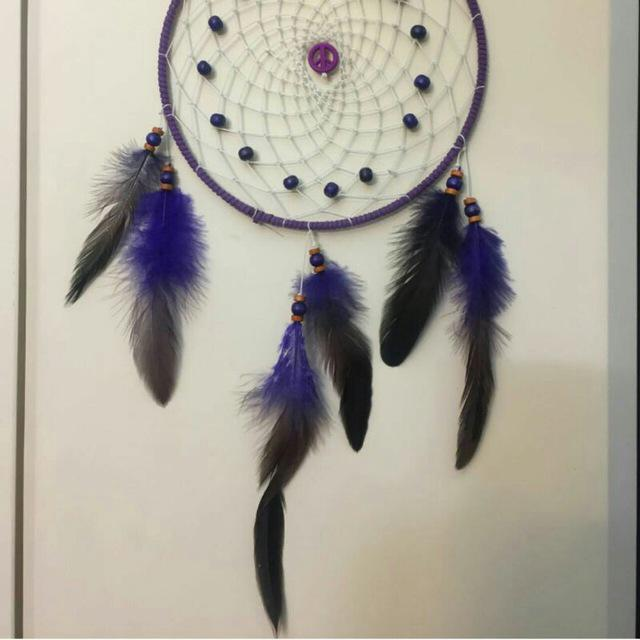
#> input picture 1.jpg, 640 x 640 px
$ python Image_RGB2GRAY.py
#> lines starting #> are read from the running program, lines starting #| are printed output that depends on the picture
import cv2
img=cv2.imread('1.jpg')
#> img is the input picture: shape (640, 640, 3); mean B, G, R 156.4, 167.9, 172.5
gray_img=cv2.cvtColor(img,cv2.COLOR_BGR2GRAY)
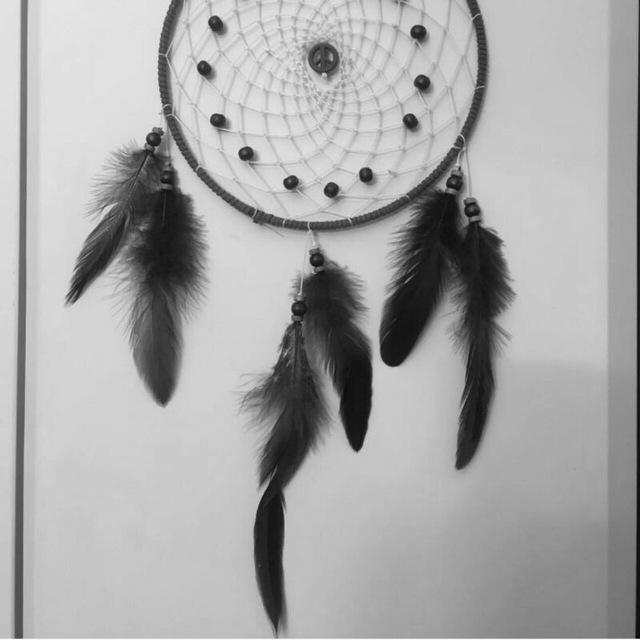
#> gray_img: shape (640, 640); min 3, max 254, mean 168
cv2.imshow("orginal",img)
cv2.imshow("gray",gray_img)
cv2.waitKey(0)
cv2.destroyAllWindows()
